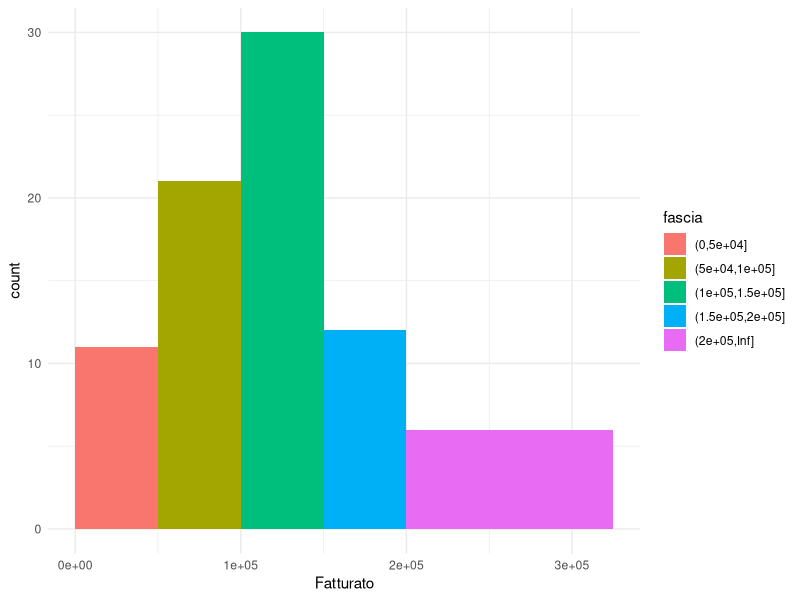
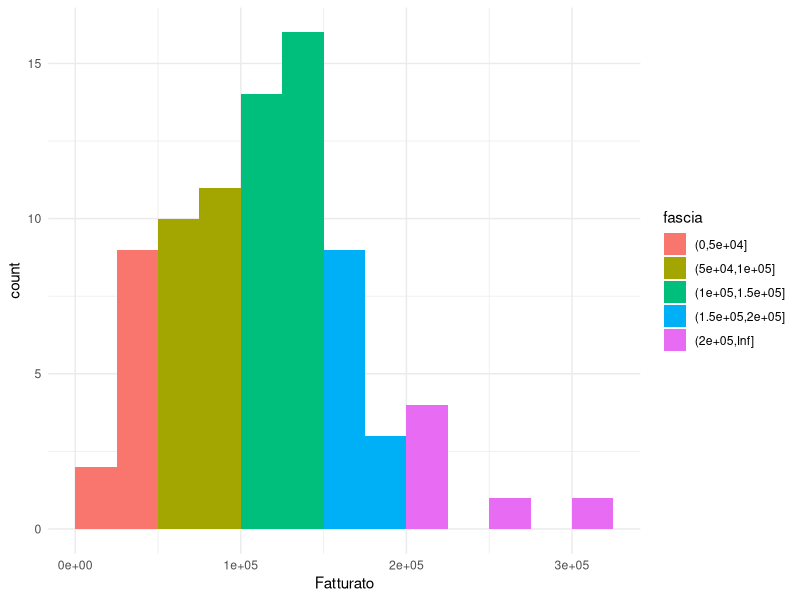
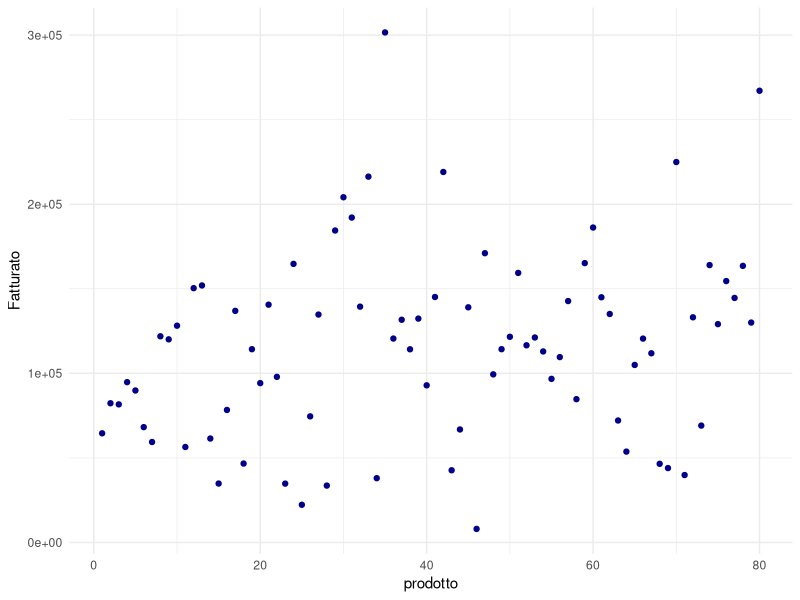
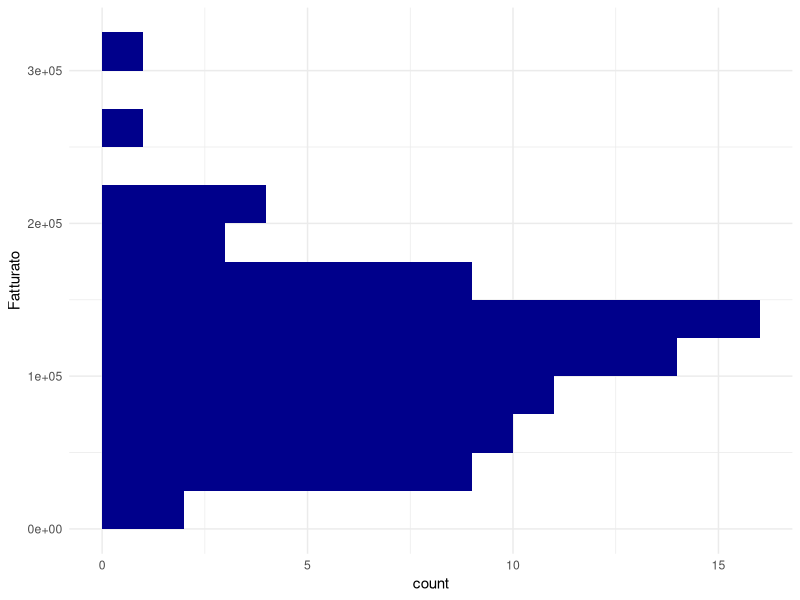
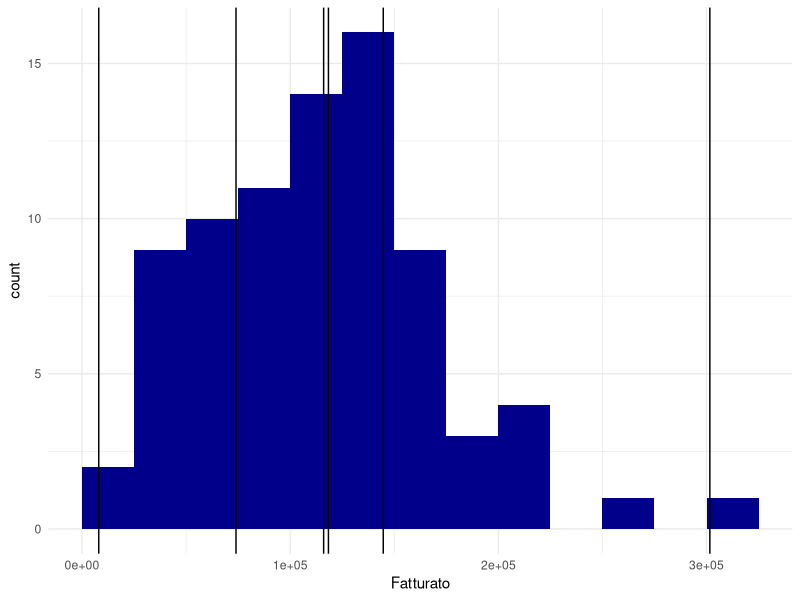
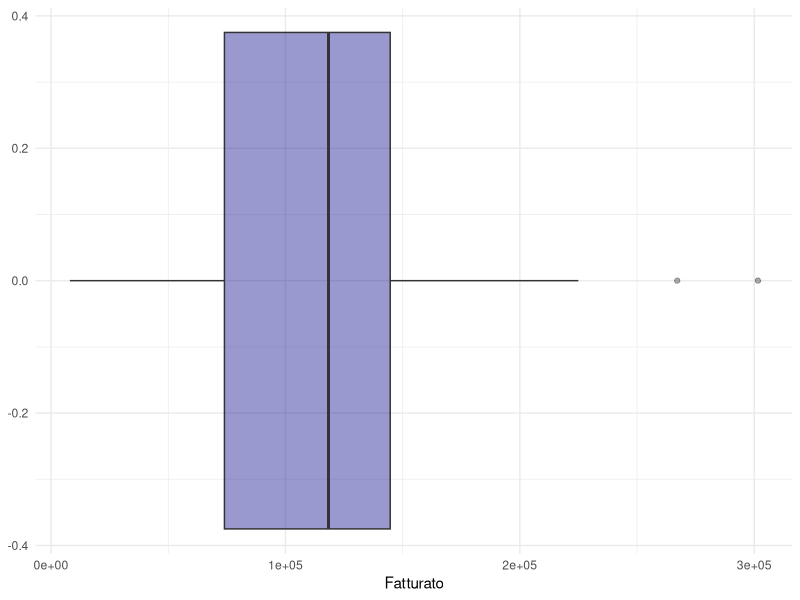
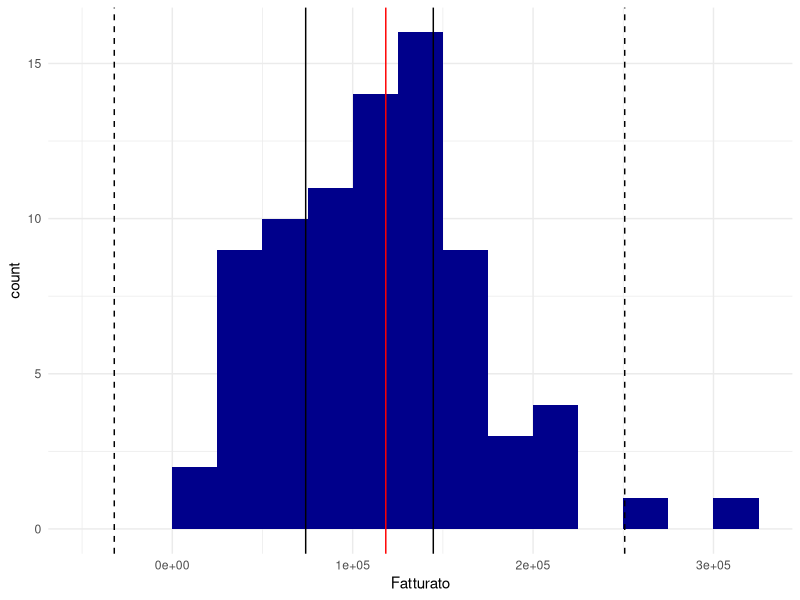
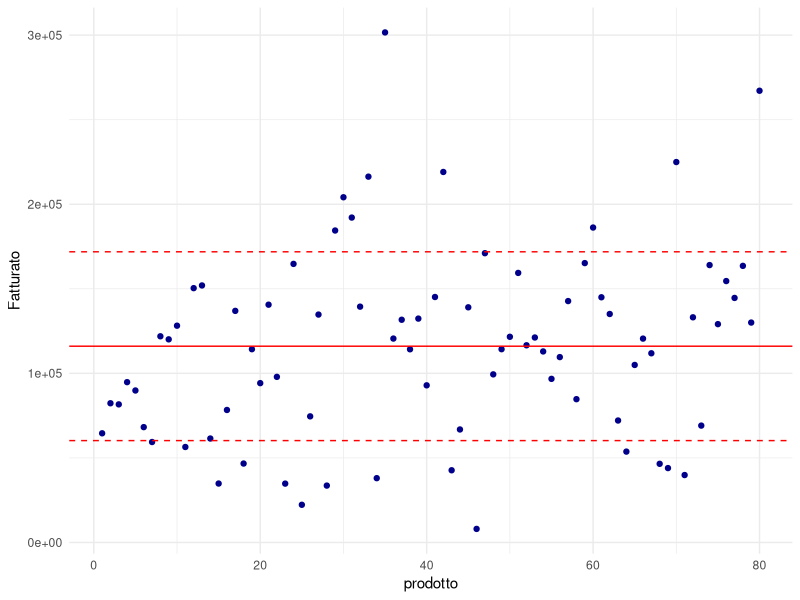

These charts were generated, in order, by the following R code:
library(dplyr)
library(ggplot2)
library(corrplot)
library(GGally)

vendite <- read.csv("business_intelligence.csv")
vendite$prodotto <- 1:nrow(vendite)

str(vendite)
summary(vendite)

vendite %>%
  group_by(categoria) %>%
  summarise(prodotti = n(),
            fatturato_totale = sum(fatturato),
            prezzo_medio = mean(prezzo),
            valutazione_media = mean(valutazione_clienti))


# Frequenza

vendite <- vendite %>%
  mutate(fascia = cut(fatturato, breaks = c(0, 50000, 100000, 150000, 200000, Inf)))

vendite %>%
  count(fascia) %>%
  mutate(freq_rel = n / sum(n))

ggplot(vendite, aes(x = fatturato, fill = fascia)) +
  geom_histogram(breaks = c(0, 50000, 100000, 150000, 200000, 325000)) +
  theme_minimal() +
  xlab("Fatturato")

ggplot(vendite, aes(x = fatturato, fill = fascia)) +
  geom_histogram(binwidth = 25000, boundary = 0) +
  theme_minimal() +
  xlab("Fatturato")


# Distribuzione

ggplot(vendite, aes(x = prodotto, y = fatturato)) +
  geom_point(color = "darkblue") +
  theme_minimal() +
  ylab("Fatturato")

ggplot(vendite, aes(y = fatturato)) +
  geom_histogram(binwidth = 25000, boundary = 0, fill = "darkblue") +
  theme_minimal() +
  ylab("Fatturato")

summary(vendite$fatturato)

ggplot(vendite, aes(x = fatturato)) +
  geom_histogram(binwidth = 25000, boundary = 0, fill = "darkblue") +
  geom_vline(xintercept = min(vendite$fatturato)) +
  geom_vline(xintercept = quantile(vendite$fatturato, 0.25)) +
  geom_vline(xintercept = median(vendite$fatturato)) +
  geom_vline(xintercept = mean(vendite$fatturato)) +
  geom_vline(xintercept = quantile(vendite$fatturato, 0.75)) +
  geom_vline(xintercept = max(vendite$fatturato)) +
  theme_minimal() +
  xlab("Fatturato")

ggplot(vendite, aes(x = fatturato)) +
  geom_boxplot(fill = "darkblue", alpha = 0.4) +
  theme_minimal() +
  xlab("Fatturato")

Q1 <- quantile(vendite$fatturato, 0.25)
Q3 <- quantile(vendite$fatturato, 0.75)
IQR_value <- IQR(vendite$fatturato)

lower_whisker_limit <- Q1 - 1.5 * IQR_value
upper_whisker_limit <- Q3 + 1.5 * IQR_value

ggplot(vendite, aes(x = fatturato)) +
  geom_histogram(binwidth = 25000, boundary = 0, fill = "darkblue") +
  geom_vline(xintercept = Q1) +
  geom_vline(xintercept = median(vendite$fatturato), color = "red") +
  geom_vline(xintercept = Q3) +
  geom_vline(xintercept = lower_whisker_limit, linetype = 2) +
  geom_vline(xintercept = upper_whisker_limit, linetype = 2) +
  theme_minimal() +
  xlab("Fatturato")


# Variabilità

sd(vendite$fatturato)
var(vendite$fatturato)

media <- mean(vendite$fatturato)
dev_std <- sd(vendite$fatturato)

ggplot(vendite, aes(x = prodotto, y = fatturato)) +
  geom_point(color = "darkblue") +
  geom_hline(yintercept = media, color = "red") +
  geom_hline(yintercept = media - dev_std, color = "red", linetype = 2) +
  geom_hline(yintercept = media + dev_std, color = "red", linetype = 2) +
  theme_minimal() +
  ylab("Fatturato")

due <- vendite %>%
  filter(categoria %in% c("Elettronica", "Sport")) %>%
  group_by(categoria) %>%
  mutate(prodotto = row_number())

ggplot(due, aes(x = prodotto, y = fatturato, color = categoria)) +
  geom_point() +
  scale_color_manual(values = c("Elettronica" = "steelblue", "Sport" = "firebrick")) +
  theme_minimal() +
  ylab("Fatturato")

due %>%
  group_by(categoria) %>%
  summarise(media = mean(fatturato), dev_std = sd(fatturato))

ggplot(due, aes(x = fatturato, fill = categoria)) +
  geom_histogram(binwidth = 25000, boundary = 0) +
  facet_wrap(~ categoria) +
  scale_fill_manual(values = c("Elettronica" = "steelblue", "Sport" = "firebrick")) +
  theme_minimal() +
  xlab("Fatturato")


# Confronto

vendite %>%
  group_by(categoria) %>%
  summarise(fatturato_medio = mean(fatturato)) %>%
  ggplot(aes(x = categoria, y = fatturato_medio, fill = categoria)) +
  geom_col() +
  theme_minimal() +
  ylab("Fatturato medio")

ggplot(vendite, aes(x = categoria, y = fatturato, fill = categoria)) +
  geom_boxplot() +
  theme_minimal() +
  ylab("Fatturato")

ggplot(vendite, aes(x = fatturato, fill = categoria)) +
  geom_histogram(binwidth = 25000, boundary = 0) +
  facet_grid(categoria ~ .) +
  theme_minimal() +
  xlab("Fatturato")

ggplot(vendite, aes(x = fatturato, y = categoria, fill = categoria)) +
  geom_boxplot() +
  theme_minimal() +
  xlab("Fatturato")


# Forma

skewness <- function(x) {
  n <- length(x)
  n / ((n - 1) * (n - 2)) * sum(((x - mean(x)) / sd(x))^3)
}

skewness(vendite$valutazione_clienti)
skewness(vendite$tasso_reso)
skewness(vendite$prezzo)

ggplot(vendite, aes(x = valutazione_clienti)) +
  geom_histogram(bins = 15, fill = "darkblue") +
  geom_vline(xintercept = mean(vendite$valutazione_clienti), color = "red") +
  geom_vline(xintercept = median(vendite$valutazione_clienti), color = "red", linetype = 2) +
  theme_minimal()

ggplot(vendite, aes(x = prezzo)) +
  geom_histogram(bins = 15, fill = "darkblue") +
  geom_vline(xintercept = mean(vendite$prezzo), color = "red") +
  geom_vline(xintercept = median(vendite$prezzo), color = "red", linetype = 2) +
  theme_minimal()

vendite %>%
  group_by(categoria) %>%
  summarise(media = mean(fatturato),
            dev_std = sd(fatturato),
            skewness = skewness(fatturato))

vendite %>%
  filter(categoria %in% c("Abbigliamento", "Alimentari")) %>%
  ggplot(aes(x = fatturato, fill = categoria)) +
  geom_histogram(binwidth = 25000, boundary = 0, alpha = 0.6, position = "identity") +
  theme_minimal() +
  xlab("Fatturato")


# Curtosi

curtosi <- function(x) {
  m <- mean(x)
  mean((x - m)^4) / mean((x - m)^2)^2 - 3
}

vendite %>%
  summarise(media = mean(costo_magazzino), mediana = median(costo_magazzino),
            skewness = skewness(costo_magazzino), curtosi = curtosi(costo_magazzino))

vendite %>%
  summarise(media = mean(giorni_giacenza), mediana = median(giorni_giacenza),
            skewness = skewness(giorni_giacenza), curtosi = curtosi(giorni_giacenza))

ggplot(vendite, aes(x = costo_magazzino)) +
  geom_histogram(bins = 20, fill = "darkblue") +
  theme_minimal()

ggplot(vendite, aes(x = giorni_giacenza)) +
  geom_histogram(bins = 20, fill = "darkblue") +
  theme_minimal()

pareto <- vendite %>%
  arrange(desc(costo_magazzino)) %>%
  mutate(posizione = row_number(),
         quota_cumulata = cumsum(costo_magazzino) / sum(costo_magazzino))

pareto %>% select(codice_prodotto, costo_magazzino, quota_cumulata) %>% head(10)

ggplot(pareto, aes(x = posizione, y = quota_cumulata)) +
  geom_col(fill = "darkblue") +
  geom_hline(yintercept = 0.8, color = "red", linetype = 2) +
  theme_minimal()


domanda <- read.csv("domanda_giornaliera.csv")

domanda %>%
  group_by(prodotto) %>%
  summarise(media = mean(unita), dev_std = sd(unita),
            skewness = skewness(unita), curtosi = curtosi(unita),
            giorni_oltre_140 = sum(unita > 140), massimo = max(unita))

ggplot(domanda, aes(x = giorno, y = unita, color = prodotto)) +
  geom_line() +
  geom_hline(yintercept = 140, linetype = 2) +
  facet_wrap(~ prodotto, ncol = 1) +
  theme_minimal()

ggplot(domanda, aes(x = unita, fill = prodotto)) +
  geom_histogram(binwidth = 5) +
  facet_wrap(~ prodotto) +
  theme_minimal()

ggplot(domanda, aes(x = unita, y = prodotto, fill = prodotto)) +
  geom_boxplot() +
  theme_minimal()


mean(vendite$ritardo_fornitore_giorni)
median(vendite$ritardo_fornitore_giorni)
quantile(vendite$ritardo_fornitore_giorni, 0.95)
skewness(vendite$ritardo_fornitore_giorni)
curtosi(vendite$ritardo_fornitore_giorni)

ggplot(vendite, aes(x = ritardo_fornitore_giorni)) +
  geom_histogram(binwidth = 1, fill = "darkblue") +
  geom_vline(xintercept = mean(vendite$ritardo_fornitore_giorni), color = "red") +
  geom_vline(xintercept = quantile(vendite$ritardo_fornitore_giorni, 0.95), color = "red", linetype = 3) +
  theme_minimal()


recensioni <- read.csv("recensioni.csv")

recensioni %>%
  group_by(prodotto) %>%
  summarise(media = mean(stelle), dev_std = sd(stelle),
            curtosi = curtosi(stelle), una_stella = mean(stelle == 1))

ggplot(recensioni, aes(x = factor(stelle), fill = prodotto)) +
  geom_bar() +
  facet_wrap(~ prodotto) +
  theme_minimal()


# Bivariata

ggplot(vendite, aes(x = valutazione_clienti, y = fatturato)) +
  geom_point(color = "darkblue") +
  theme_minimal()

ggplot(vendite, aes(x = numero_recensioni, y = unita_vendute)) +
  geom_point(color = "darkblue") +
  theme_minimal()

ggplot(vendite, aes(x = valutazione_clienti, y = tasso_reso)) +
  geom_point(color = "darkblue") +
  theme_minimal()

numeriche <- vendite %>%
  select(prezzo, unita_vendute, numero_recensioni, fatturato,
         valutazione_clienti, tasso_reso)

ggpairs(numeriche, upper = list(continuous = "blank"))


# Correlazione

cov(vendite$valutazione_clienti, vendite$tasso_reso)
cor(vendite$valutazione_clienti, vendite$tasso_reso)
cor(vendite$numero_recensioni, vendite$unita_vendute)
cor(vendite$valutazione_clienti, vendite$fatturato)

ggpairs(numeriche)

round(cor(numeriche), 2)
corrplot(cor(numeriche))
